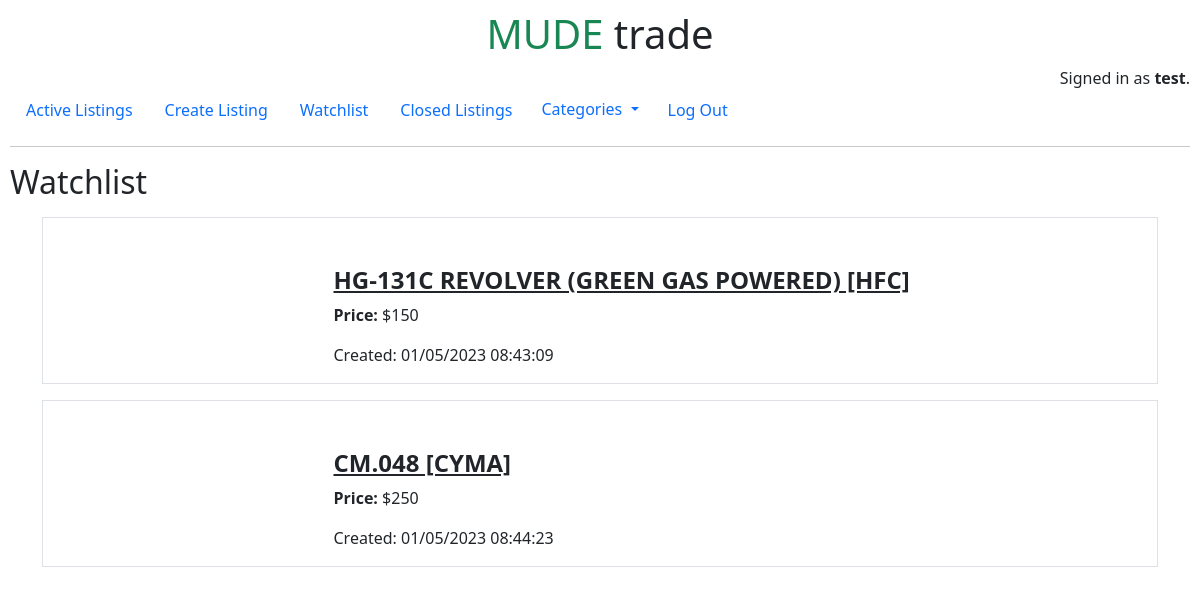
The page /watchlist/2 (signed in) on the database its author committed.
### auctions/models.py (models this page shows)
class User(AbstractUser):
    pass

class Item(models.Model):
    title = models.CharField(max_length=64)
    description = models.CharField(max_length=5000)
    photo = models.CharField(max_length=5000)
    time = models.CharField(max_length=500)
    user = models.ForeignKey(User, on_delete=models.CASCADE)
    price= models.IntegerField()
    status = models.BooleanField()
    category = models.CharField(max_length=64)

### auctions/views.py (the view)
# urls.py: path("watchlist/<int:user_id>", views.watchlist, name="watchlist"),
def watchlist(request, user_id):
    if not request.user.is_authenticated:
        return HttpResponseRedirect(reverse('login'))
    else:
        current_user = request.user
        watchlist = Watchlist.objects.filter(user=User(pk=current_user.id))
        watchlist_list=[]
        for n in range(0, len(watchlist)):
            watchlist_list.append({
                "title": watchlist[n].item.title,
                "price": watchlist[n].item.price,
                "time": watchlist[n].item.time,
                "id": watchlist[n].item.pk,
                "photo": watchlist[n].item.photo,
            })
        if len(watchlist_list) == 0:
            empty = True
        else:
            empty = False
        return render(request, "auctions/watchlist.html",{
            "items": watchlist_list,
            "no_item": empty
        })

### auctions/templates/auctions/watchlist.html (shortened to what this page needs)
{% extends "auctions/layout.html" %}
{% block body %}
    <h2>Watchlist</h2>
    <div class="container">
        <p>
            <div class="container">
                {% if no_item %}
                    <div>
                        <p>No items in watchlist. Go to <a href="{% url 'index' %}">Active Listings</a> page and add items.</p>
                    </div>
                {% else %}
                    {% for item in items %}
                            <div class="row border border-1 mt-3">
                                <div class="col-sm-3 pt-5"><a class="" href="{% url 'item' item.id %}"><img src="{{ item.photo }}" width = "100%" alt=""></a></div>
                                <div class="col-sm-9 pt-5">
                                    <h4><strong><a href="{% url 'item' item.id %}" class="link-dark">{{ item.title }}</a></strong></h4>
                                    <p><strong>Price:</strong>  ${{ item.price }} </p>
                                    <p class="fw-lighter">Created: {{ item.time }}</p>
                                </div>
                            </div>
                    {% endfor %}
                {% endif %}
            </div>
        </p>
    </div>
{% endblock %}

### auctions/templates/auctions/layout.html (shortened to what this page needs)
{% load static %}
<!DOCTYPE html>
<html lang="en">
    <head>
        <link rel="stylesheet" href="https://stackpath.bootstrapcdn.com/bootstrap/4.4.1/css/bootstrap.min.css">
        <link href="{% static 'auctions/styles.css' %}" rel="stylesheet">
        <link href="https://cdn.jsdelivr.net/npm/bootstrap@5.1.3/dist/css/bootstrap.min.css" rel="stylesheet">
    </head>
    <body>
        <h1 class="text-center"><span class="text-success">MUDE</span> trade</h1>
        <div class="text-end">
            {% if user.is_authenticated %}
                Signed in as <strong>{{ user.username }}</strong>.
            {% else %}
                Not signed in.
            {% endif %}
        </div>
        <ul class="nav">
            <li class="nav-item">
                <a class="nav-link" href="{% url 'index' %}">Active Listings</a>
            </li>
            {% if user.is_authenticated %}
                <li class="nav-item">
                    <a class="nav-link link-primary link-offset-2 link-underline-opacity-25 link-underline-opacity-100-hover" href="{% url 'create-listing' %}">Create Listing</a>
                </li>
                <li class="nav-item">
                    <a class="nav-link link-primary link-offset-2 link-underline-opacity-25 link-underline-opacity-100-hover" href="{% url 'watchlist' user.id %}">Watchlist</a>
                </li>
                <li class="nav-item">
                    <a class="nav-link link-primary link-offset-2 link-underline-opacity-25 link-underline-opacity-100-hover" href="{% url 'closed-items' %}">Closed Listings</a>
                <li class="nav-item">
                    <div class="dropdown">
                        <a class="btn dropdown-toggle link-primary link-offset-2 link-underline-opacity-25 link-underline-opacity-100-hover" href="#" role="button" data-bs-toggle="dropdown" aria-expanded="false">
                          Categories
                        </a>
                      </div>
                </li>
                </li>
                <li class="nav-item">
                    <a class="nav-link link-primary link-offset-2 link-underline-opacity-25 link-underline-opacity-100-hover" href="{% url 'logout' %}">Log Out</a>
                </li>
            {% endif %}
        </ul>
        <hr>
        {% block body %}
        {% endblock %}
    </body>
</html>

### auctions/static/auctions/styles.css (style rules this page uses)
body { padding: 10px; }

### rows shown on the page
User: username "test"
Item: title "HG-131C REVOLVER (GREEN GAS POWERED) [HFC]", time "01/05/2023 08:43:09"
Item: title "CM.048 [CYMA]", time "01/05/2023 08:44:23"

### other values the page prints
{{ item.price }} "150" "250"
